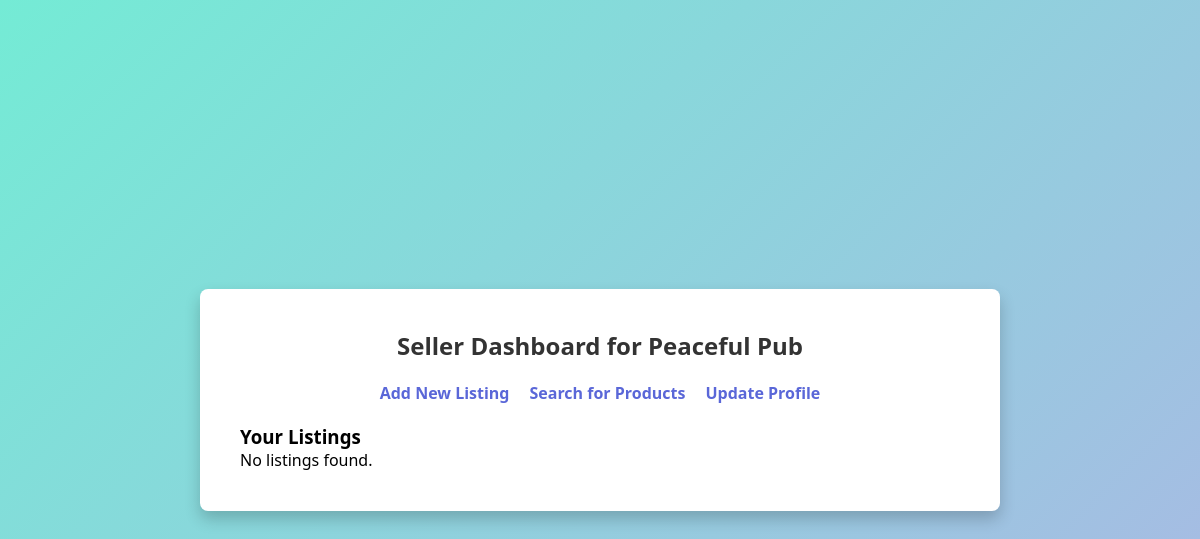
The page /seller/dashboard (signed in) on the database as committed earlier.
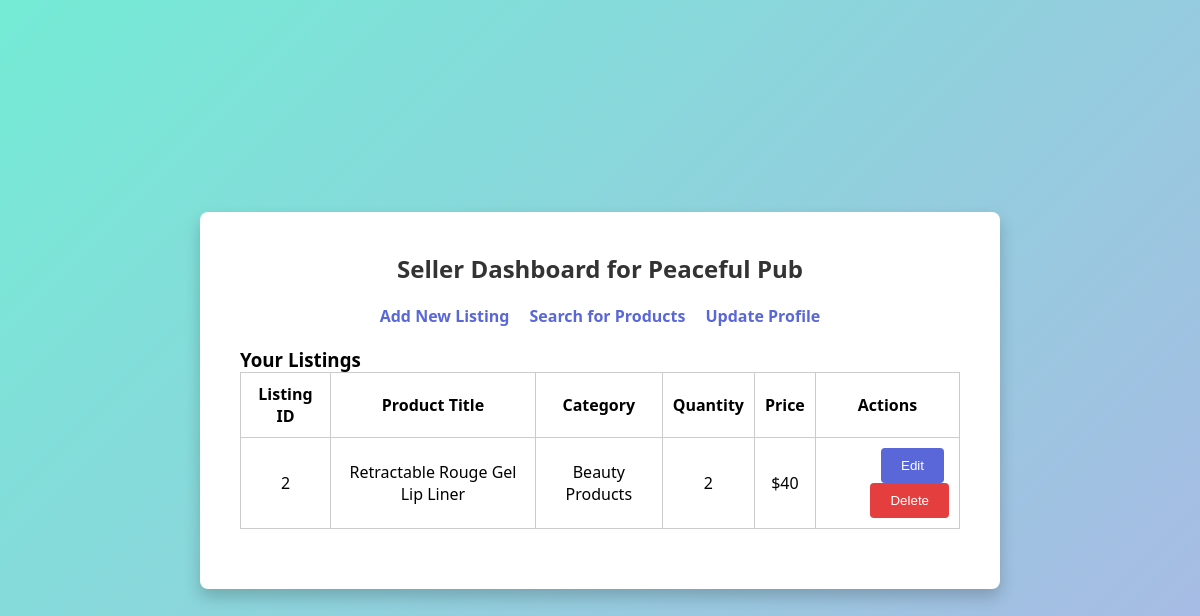
The same page on the database as committed later.
### tables this page shows
CREATE TABLE Listings
(
    seller_email        text,
    listing_id          integer,
    category            text,
    product_title       text,
    product_name        text,
    product_description text,
    quantity            integer,
    product_price       integer,
    status              integer,
    primary key (listing_id, seller_email),
    foreign key (seller_email) references Sellers(email),
    foreign key (category) references Categories(category_name)
);

### app.py (the view)
@app.route('/seller/dashboard')
def seller_dashboard():
   if "email" not in session:
       flash("Please log in.")
       return redirect(url_for("index"))
   email = session["email"]
   roles = get_user_role(email)
   if 'Seller' not in roles:
       flash("Access restricted: Seller role required.")
       return redirect(url_for("index"))
   conn = sqlite3.connect(DATABASE)
   cursor = conn.cursor()
   cursor.execute("""
       SELECT listing_id, product_title, category, quantity, product_price
       FROM Listings
       WHERE seller_email = ? AND status = 1
   """, (email,))
   listings = cursor.fetchall()
   conn.close()
   return render_template("seller_dashboard.html", listings=listings, roles=roles)

### app.py (called while the page is built)
def get_user_role(email: str) -> list:
    conn = sqlite3.connect(DATABASE)
    cursor = conn.cursor()
    roles = []
    cursor.execute("SELECT 1 FROM buyers WHERE email = ?", (email,))
    if cursor.fetchone():
        roles.append("Buyer")
    cursor.execute("SELECT 1 FROM sellers WHERE email = ?", (email,))
    if cursor.fetchone():
        roles.append("Seller")
    cursor.execute("SELECT 1 FROM helpdesk WHERE email = ?", (email,))
    if cursor.fetchone():
        roles.append("HelpDesk")
    conn.close()
    return roles

### templates/seller_dashboard.html (shortened to what this page needs)
<!DOCTYPE html>
<html>
<head>
</head>
<body>
 <div class="container">
   <h2>Seller Dashboard for {{ session.get('business_name') }}</h2>
   <div class="top-panel">
     <a href="{{ url_for('add_listing') }}">Add New Listing</a>
     <a href="{{ url_for('search') }}">Search for Products</a>
     <a href="{{ url_for('profile') }}">Update Profile</a>
   </div>
   <h3>Your Listings</h3>
   {% if listings %}
 <table>
   <tr>
     <th>Listing ID</th>
     <th>Product Title</th>
     <th>Category</th>
     <th>Quantity</th>
     <th>Price</th>
     <th>Actions</th>
   </tr>
   {% for listing in listings %}
   <tr>
     <td>{{ listing[0] }}</td>
     <td>{{ listing[1] }}</td>
     <td>{{ listing[2] }}</td>
     <td>{{ listing[3] }}</td>
     <td>${{ listing[4] }}</td>
     <td>
       <a href="{{ url_for('edit_listing', listing_id=listing[0]) }}">
         <button style="margin-right:5px;">Edit</button>
       </a>
       <form action="{{ url_for('delete_listing', listing_id=listing[0]) }}" method="post" style="display:inline;">
         <button type="submit" onclick="return confirm('Are you sure you want to delete this listing?');" style="background-color: #e53e3e;">Delete</button>
       </form>
     </td>
   </tr>
   {% endfor %}
 </table>
{% else %}
 <p>No listings found.</p>
{% endif %}
 </div>
</body>
</html>

### templates/seller_dashboard.html (style rules this page uses)
* { margin: 0; padding: 0; box-sizing: border-box; }
body { font-family: 'Segoe UI', Tahoma, Geneva, Verdana, sans-serif; background: linear-gradient(135deg, #74ebd5, #ACB6E5); min-height: 100vh; display: flex; align-items: center; justify-content: center; }
.container { background-color: #fff; border-radius: 8px; padding: 40px; width: 800px; box-shadow: 0 8px 16px rgba(0, 0, 0, 0.2); }
.top-panel { display: flex; justify-content: center; gap: 20px; margin-bottom: 20px; }
.top-panel a { color: #5A67D8; text-decoration: none; font-size: 1rem; font-weight: bold; }
h2 { text-align: center; margin-bottom: 20px; color: #333; }
table { width: 100%; border-collapse: collapse; margin-bottom: 20px; }
th, td { padding: 10px; border: 1px solid #ccc; text-align: center; }
button { width: auto; padding: 10px 20px; background-color: #5A67D8; color: white; border: none; border-radius: 4px; cursor: pointer; float: right; }

Rows that differ between the two databases and show on the page:
now on this page (row edited): Listings: listing "2", product_title "Retractable Rouge Gel Lip Liner", category "Beauty Products", quantity "2", product_price "40"
Other text that changed with them:
text no longer shown: "No listings found."
text now shown: "Listing ID Product Title Category Quantity Price Actions"
